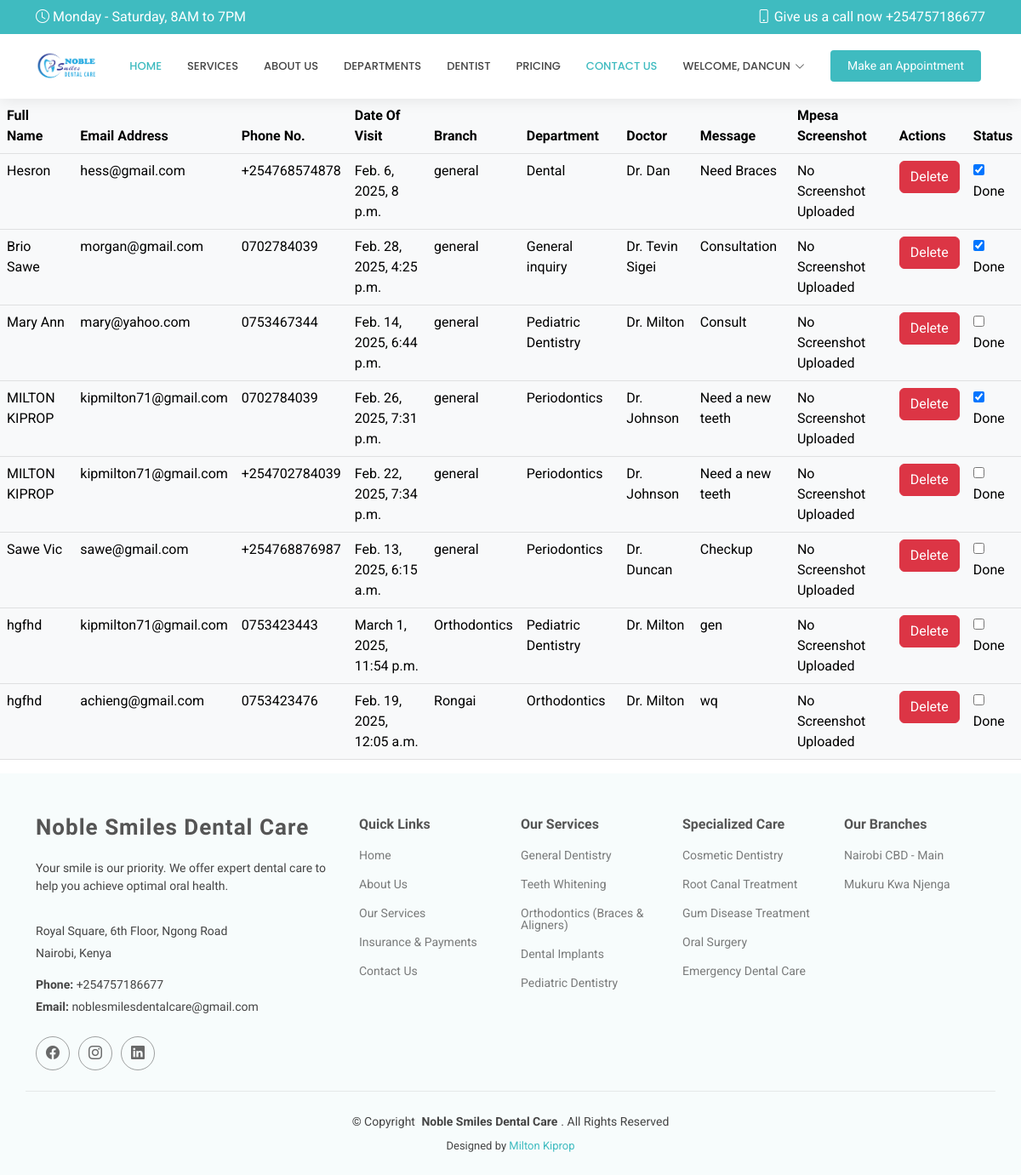
/appointment_show/ (signed in), run on the app's committed database.
### thee_app/models.py (models this page shows, shortened)
class Appointment(models.Model):
    name = models.CharField(max_length=100)
    email = models.EmailField()
    phone = models.CharField(max_length=10)
    date = models.DateTimeField()
    branch = models.CharField(max_length=100, default="general")
    department = models.CharField(max_length=100, default="General")
    doctor = models.CharField(max_length=100, default="General")
    message = models.TextField()
    status = models.CharField(
        max_length=20,
        choices=[('pending', 'Pending'), ('done', 'Done')],
        default='pending'
    )
    user = models.ForeignKey(User, on_delete=models.CASCADE, default=1)
    proof_of_payment = models.ImageField(upload_to="proofs/", blank=True, null=True)

### thee_app/views.py (the view)
# urls.py: path('appointment_show/', views.appointment_show, name='appointment_show'),
@login_required(login_url='thee_app:login_page')
def appointment_show(request):
    appointments = Appointment.objects.all()
    context = {
        'appointments':appointments
        }
    return render(request, 'appointment_show.html', context)

### templates/appointment_show.html (shortened to what this page needs)
{% extends 'base.html' %}
{% load static %}
{% block Content %}
{% if user.is_superuser %}
<table class="table table-light table-responsive">
    <thead>
        <tr>
            <th>Full Name</th>
            <th>Email Address</th>
            <th>Phone No.</th>
            <th>Date Of Visit</th>
            <th>Branch</th>
            <th>Department</th>
            <th>Doctor</th>
            <th>Message</th>
            <th>Mpesa Screenshot</th>
            <th>Actions</th>
            <th>Status</th>
        </tr>
    </thead>
    <tbody>
        {% for appointment in appointments %}
        <tr>
            <td>{{ appointment.name }}</td>
            <td>{{ appointment.email }}</td>
            <td>{{ appointment.phone }}</td>
            <td>{{ appointment.date }}</td>
            <td>{{ appointment.branch }}</td>
            <td>{{ appointment.department }}</td>
            <td>{{ appointment.doctor }}</td>
            <td>{{ appointment.message }}</td>
            <td>
                {% if appointment.proof_of_payment %}
                    <a href="{{ appointment.proof_of_payment.url }}" target="_blank">
                        View Screenshot
                    </a>
                {% else %}
                    No Screenshot Uploaded
                {% endif %}
            </td>
            <td>
                <a href="{% url 'thee_app:appointment_delete' appointment.id %}" class="btn btn-danger">Delete</a>
            </td>
            <td>
                {% if user.is_superuser %}
                    <form action="{% url 'thee_app:appointment_mark_done' appointment.id %}" method="POST">
                        <input type="checkbox" name="status" value="done" {% if appointment.status == 'done' %}checked{% endif %} onchange="this.form.submit()">
                        Done
                    </form>
                {% else %}
                    {{ appointment.status }}
                {% endif %}
            </td>
        </tr>
        {% endfor %}
    </tbody>
</table>
{% else %}
<p>This module is restricted, click "make appointment" to make a new appointment with us!</p>
{% endif %}
{% endblock %}

### templates/header.html (shortened to what this page needs)
{% load static %}
<header id="header" class="header sticky-top">
    <div class="topbar d-flex align-items-center">
      <div class="container d-flex justify-content-center justify-content-md-between">
        <div class="d-none d-md-flex align-items-center">
          <i class="bi bi-clock me-1"></i> Monday - Saturday, 8AM to 7PM
        </div>
        <div class="d-flex align-items-center">
          <i class="bi bi-phone me-1"></i> Give us a call now +254757186677
        </div>
      </div>
    </div>
    <div class="branding d-flex align-items-center">
      <div class="container position-relative d-flex align-items-center justify-content-end">
        <a href="{% url 'thee_app:home_page'%}" class="logo d-flex align-items-center me-auto">
          <img src="{% static 'assets\img\logo.png'%}" alt="logo"></a>
        <nav id="navmenu" class="navmenu">
          <ul>
            <li><a href="{% url 'thee_app:home_page'%}" class="active">Home</a></li>
            <li><a href="{% url 'thee_app:home_page' %}#services">Services</a></li>
            <li><a href="{% url 'thee_app:home_page' %}#about">About Us</a></li>
            <li><a href="{% url 'thee_app:home_page' %}#tabs">Departments</a></li>
            <li><a href="{% url 'thee_app:home_page' %}#doctors">Dentist</a></li>
            <li><a href="{% url 'thee_app:home_page' %}#pricing">Pricing</a></li>
            <li><a href="{% url 'thee_app:home_page' %}#contact" class="active">Contact Us</a></li>
            <li class="dropdown">
              {% if user.is_authenticated %}
                  <a href="#"><span>Welcome, {{ user.username }}</span> <i class="bi bi-chevron-down toggle-dropdown"></i></a>
              {% else %}
                  <a href="#"><span>Login / Sign up</span> <i class="bi bi-chevron-down toggle-dropdown"></i></a>
                  <ul>
                      <li><a href="{% url 'thee_app:login_page' %}">Login</a></li>
                      <li><a href="{% url 'thee_app:register' %}">Register</a></li>
                  </ul>
              {% endif %}
          </li>
          </ul>
        </nav>
        <a class="cta-btn" href="{% url 'thee_app:appointment' %}">Make an Appointment</a>
      </div>
    </div>
  </header>

### static/assets/css/main.css (style rules this page uses)
:root { --default-font: "Roboto", system-ui, -apple-system, "Segoe UI", Roboto, "Helvetica Neue", Arial, "Noto Sans", "Liberation Sans", sans-serif, "Apple Color Emoji", "Segoe UI Emoji", "Segoe UI Symbol", "Noto Color Emoji"; --heading-font: "Raleway", sans-serif; --nav-font: "Poppins", sans-serif; }
:root { --background-color: #ffffff; --default-color: #444444; --heading-color: #555555; --accent-color: #3fbbc0; --surface-color: #ffffff; --contrast-color: #ffffff; }
:root { --nav-color: #444444; --nav-hover-color: #3fbbc0; --nav-mobile-background-color: #ffffff; --nav-dropdown-background-color: #ffffff; --nav-dropdown-color: #444444; --nav-dropdown-hover-color: #3fbbc0; }
:root { scroll-behavior: smooth; }
body { color: var(--default-color); background-color: var(--background-color); font-family: var(--default-font); }
a { color: var(--accent-color); text-decoration: none; transition: 0.3s; }
.header { color: var(--default-color); background-color: var(--background-color); transition: all 0.5s; z-index: 997; box-shadow: 0px 0 18px rgba(0, 0, 0, 0.1); }
.header .topbar { background-color: var(--accent-color); color: var(--contrast-color); height: 40px; padding: 0; transition: all 0.5s; }
.header .branding { min-height: 60px; padding: 10px 0; }
.header .logo { line-height: 1; }
.header .logo img { max-height: 36px; margin-right: 8px; }
.header .cta-btn, .header .cta-btn:focus { color: var(--contrast-color); background: var(--accent-color); font-size: 14px; padding: 8px 20px; margin: 0 5px 0 30px; border-radius: 4px; transition: 0.3s; }
@media (min-width: 1200px) { .navmenu { padding: 0; } }
@media (min-width: 1200px) { .navmenu ul { margin: 0; padding: 0; display: flex; list-style: none; align-items: center; } }
@media (min-width: 1200px) { .navmenu li { position: relative; } }
@media (min-width: 1200px) { .navmenu a, .navmenu a:focus { color: var(--nav-color); padding: 18px 15px; font-size: 13px; font-family: var(--nav-font); font-weight: 500; text-transform: uppercase; display: flex; align-items: center; justify-content: space-between; white-space: nowrap; transition: 0.3s; } }
@media (min-width: 1200px) { .navmenu a i, .navmenu a:focus i { font-size: 12px; line-height: 0; margin-left: 5px; transition: 0.3s; } }
@media (min-width: 1200px) { .navmenu li:last-child a { padding-right: 0; } }
@media (min-width: 1200px) { .navmenu li:hover>a, .navmenu .active, .navmenu .active:focus { color: var(--nav-hover-color); } }

### data on the page
Appointment: name "Hesron", email "hess@gmail.com", phone "+254768574878", date "Feb. 6, 2025, 8 p.m.", branch "general", department "Dental", doctor "Dr. Dan", message "Need Braces", proof_of_payment "No Screenshot Uploaded", status "☑"
Appointment: name "Brio Sawe", email "morgan@gmail.com", phone "0702784039", date "Feb. 28, 2025, 4:25 p.m.", branch "general", department "General inquiry", doctor "Dr. Tevin Sigei", message "Consultation", proof_of_payment "No Screenshot Uploaded", status "☑"
Appointment: name "Mary Ann", email "mary@yahoo.com", phone "0753467344", date "Feb. 14, 2025, 6:44 p.m.", branch "general", department "Pediatric Dentistry", doctor "Dr. Milton", message "Consult", proof_of_payment "No Screenshot Uploaded"
Appointment: name "MILTON KIPROP", email "kipmilton71@gmail.com", phone "0702784039", date "Feb. 26, 2025, 7:31 p.m.", branch "general", department "Periodontics", doctor "Dr. Johnson", message "Need a new teeth", proof_of_payment "No Screenshot Uploaded", status "☑"
Appointment: name "MILTON KIPROP", email "kipmilton71@gmail.com", phone "+254702784039", date "Feb. 22, 2025, 7:34 p.m.", branch "general", department "Periodontics", doctor "Dr. Johnson", message "Need a new teeth", proof_of_payment "No Screenshot Uploaded"
Appointment: name "Sawe Vic", email "sawe@gmail.com", phone "+254768876987", date "Feb. 13, 2025, 6:15 a.m.", branch "general", department "Periodontics", doctor "Dr. Duncan", message "Checkup", proof_of_payment "No Screenshot Uploaded"
Appointment: name "hgfhd", email "kipmilton71@gmail.com", phone "0753423443", date "March 1, 2025, 11:54 p.m.", branch "Orthodontics", department "Pediatric Dentistry", doctor "Dr. Milton", message "gen", proof_of_payment "No Screenshot Uploaded"
Appointment: name "hgfhd", email "achieng@gmail.com", phone "0753423476", date "Feb. 19, 2025, 12:05 a.m.", branch "Rongai", department "Orthodontics", doctor "Dr. Milton", message "wq", proof_of_payment "No Screenshot Uploaded"

### other printed values
{{ user.username }} "DANCUN"
